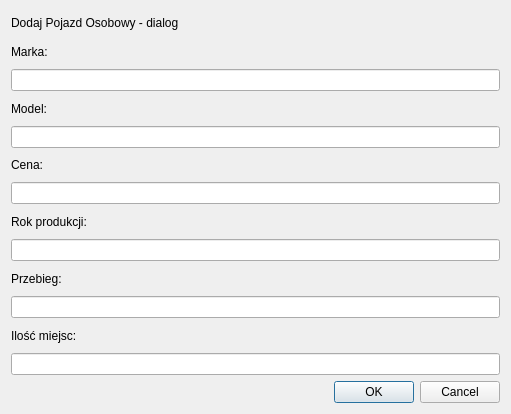
<?xml version="1.0" encoding="UTF-8"?>
<ui version="4.0">
 <class>DodajOsobowyDialog</class>
 <widget class="QDialog" name="DodajOsobowyDialog">
  <property name="geometry">
   <rect>
    <x>0</x>
    <y>0</y>
    <width>511</width>
    <height>414</height>
   </rect>
  </property>
  <property name="windowTitle">
   <string>Dialog</string>
  </property>
  <layout class="QVBoxLayout" name="verticalLayout">
   <item>
    <widget class="QLabel" name="label_7">
     <property name="text">
      <string>Dodaj Pojazd Osobowy - dialog</string>
     </property>
    </widget>
   </item>
   <item>
    <widget class="QLabel" name="label">
     <property name="text">
      <string>Marka:</string>
     </property>
    </widget>
   </item>
   <item>
    <widget class="QLineEdit" name="markaLineEdit"/>
   </item>
   <item>
    <widget class="QLabel" name="label_2">
     <property name="text">
      <string>Model:</string>
     </property>
    </widget>
   </item>
   <item>
    <widget class="QLineEdit" name="modelLineEdit"/>
   </item>
   <item>
    <widget class="QLabel" name="label_3">
     <property name="text">
      <string>Cena:</string>
     </property>
    </widget>
   </item>
   <item>
    <widget class="QLineEdit" name="cenaLineEdit"/>
   </item>
   <item>
    <widget class="QLabel" name="label_4">
     <property name="text">
      <string>Rok produkcji:</string>
     </property>
    </widget>
   </item>
   <item>
    <widget class="QLineEdit" name="rokLineEdit"/>
   </item>
   <item>
    <widget class="QLabel" name="label_5">
     <property name="text">
      <string>Przebieg:</string>
     </property>
    </widget>
   </item>
   <item>
    <widget class="QLineEdit" name="przebiegLineEdit"/>
   </item>
   <item>
    <widget class="QLabel" name="label_6">
     <property name="text">
      <string>Ilość miejsc:</string>
     </property>
    </widget>
   </item>
   <item>
    <widget class="QLineEdit" name="miejscaLineEdit"/>
   </item>
   <item>
    <widget class="QDialogButtonBox" name="buttonBox">
     <property name="orientation">
      <enum>Qt::Orientation::Horizontal</enum>
     </property>
     <property name="standardButtons">
      <set>QDialogButtonBox::StandardButton::Cancel|QDialogButtonBox::StandardButton::Ok</set>
     </property>
    </widget>
   </item>
  </layout>
 </widget>
 <resources/>
 <connections>
  <connection>
   <sender>buttonBox</sender>
   <signal>accepted()</signal>
   <receiver>DodajOsobowyDialog</receiver>
   <slot>accept()</slot>
   <hints>
    <hint type="sourcelabel">
     <x>248</x>
     <y>254</y>
    </hint>
    <hint type="destinationlabel">
     <x>157</x>
     <y>274</y>
    </hint>
   </hints>
  </connection>
  <connection>
   <sender>buttonBox</sender>
   <signal>rejected()</signal>
   <receiver>DodajOsobowyDialog</receiver>
   <slot>reject()</slot>
   <hints>
    <hint type="sourcelabel">
     <x>316</x>
     <y>260</y>
    </hint>
    <hint type="destinationlabel">
     <x>286</x>
     <y>274</y>
    </hint>
   </hints>
  </connection>
 </connections>
</ui>
